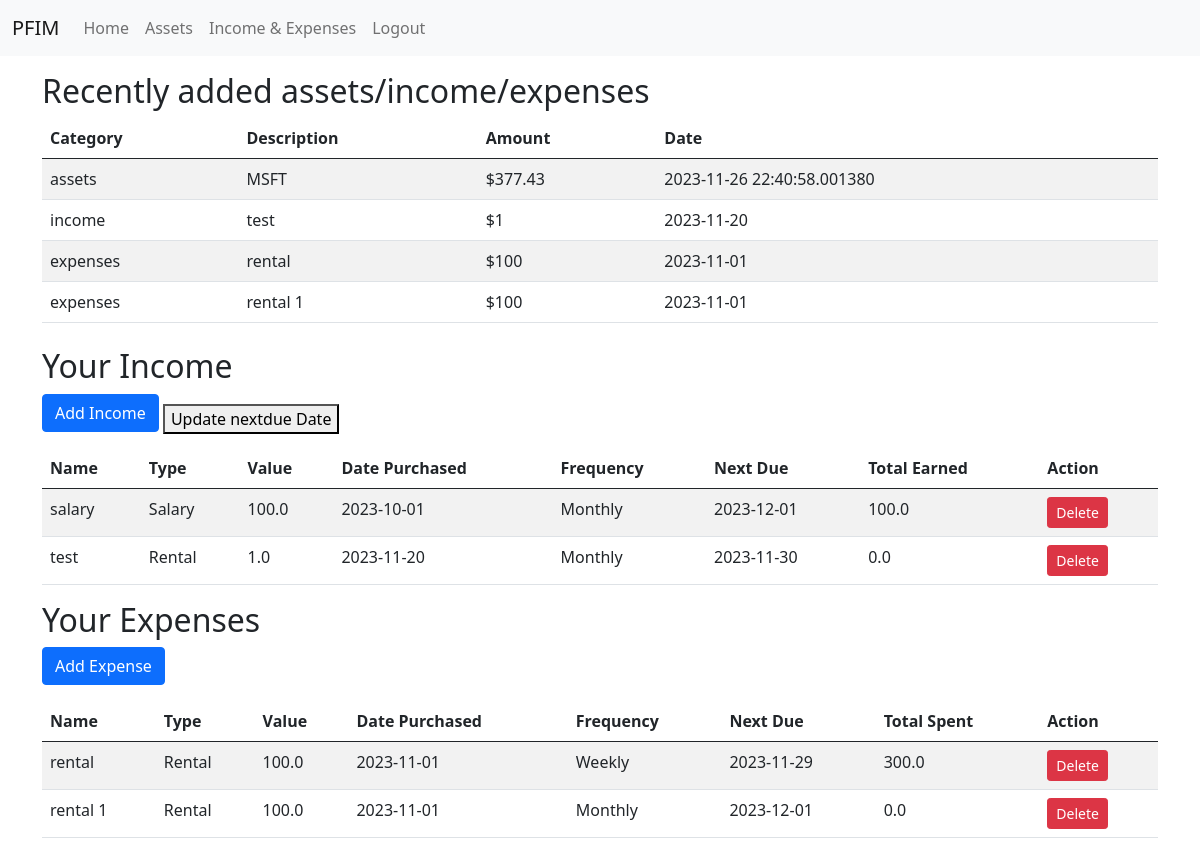
The app's page /incomeandexpenses (signed in), older data.
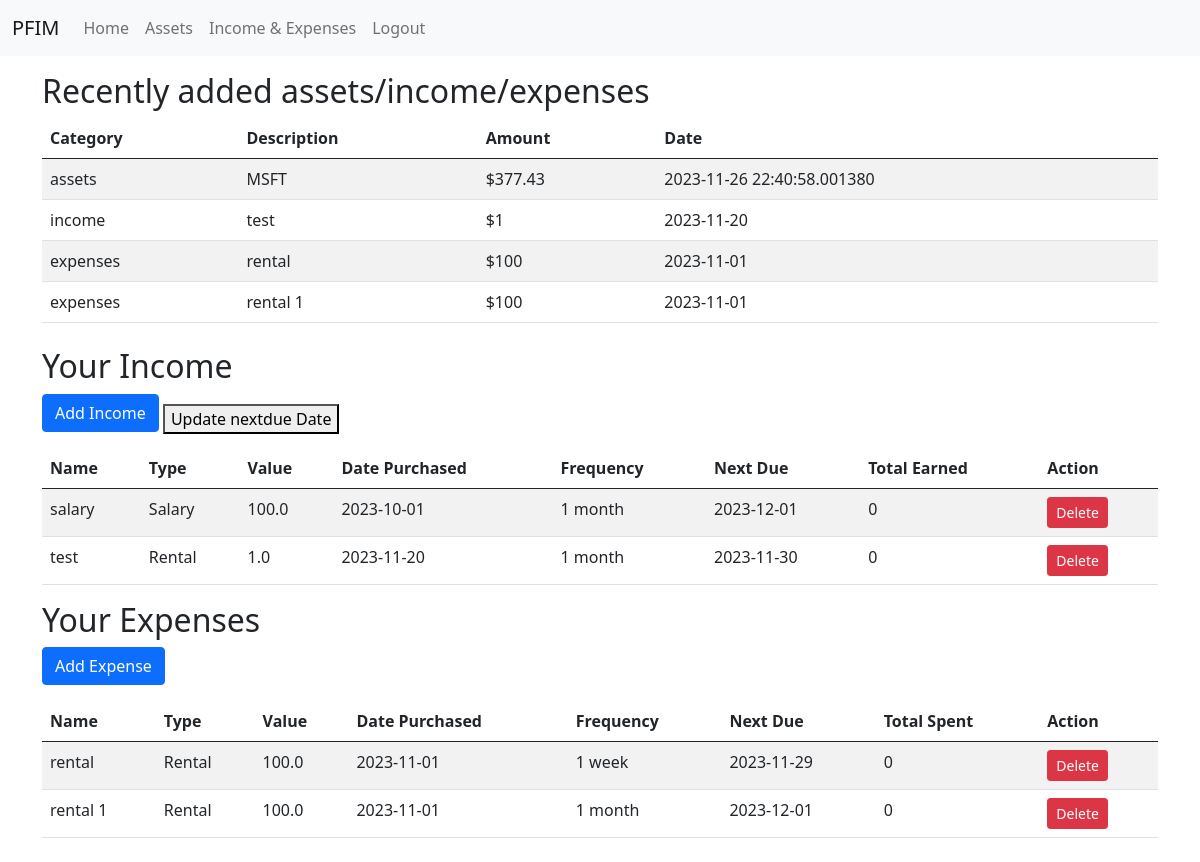
The same page, newer data.
### tables this page shows
CREATE TABLE income (
            incomeid INTEGER PRIMARY KEY AUTOINCREMENT,
            name VARCHAR(64) NOT NULL,
            value FLOAT NOT NULL,
            transactionid INTEGER REFERENCES transactions(transactionid),
            datepurchased TIMESTAMP,
            userid INTEGER REFERENCES users(userid),
            freqid INTEGER REFERENCES frequency(freqid),
            nextdue TIMESTAMP
        );

CREATE TABLE frequency (
            freqid INTEGER PRIMARY KEY AUTOINCREMENT,
            freqtype VARCHAR(64) NOT NULL
        );

CREATE TABLE expenses (
            expenseId INTEGER PRIMARY KEY AUTOINCREMENT,
            name VARCHAR(64) NOT NULL,
            value FLOAT NOT NULL,
            transactionid INTEGER REFERENCES transactions(transactionid),
            datepurchased TIMESTAMP,
            userid INTEGER REFERENCES users(userid),
            frequency INTEGER REFERENCES frequency(freqid),
            nextdue TIMESTAMP
        );

CREATE TABLE transactions (
            transactionid INTEGER PRIMARY KEY AUTOINCREMENT,
            type VARCHAR(64) NOT NULL,
            category VARCHAR(64)
        );

### index.py (the view)
@app.route('/incomeandexpenses')
def view_income_and_expenses():
    incomes = db.get_all_incomes(session['id'])
    expenses = db.get_all_expenses(session['id'])
    return render_template('incomeandexpenses.html', incomes=incomes, expenses=expenses)

### DBoperations.py (called while the page is built)
def get_db_connection():
    conn = sqlite3.connect(DATABASE, check_same_thread=False)
    return conn

def get_all_incomes(user_id):
    conn = get_db_connection()
    cur = conn.cursor()
    cur.execute("""
        SELECT
            i.incomeid,
            i.name,
            t.type,
            i.value,
            i.datepurchased,
            f.freqtype,
            i.nextdue
        FROM
            income i
        JOIN
            frequency f ON i.freqid = f.freqid
        JOIN
            transactions t ON i.transactionid = t.transactionid
        WHERE
            i.userid = ?;
    """, (user_id,))
    incomes = []
    for record in cur.fetchall():
        total_earned = calculate_total(record[3], record[4], record[5])
        incomes.append(record + (total_earned,))
    conn.close()
    print(incomes)
    return incomes

### templates/incomeandexpenses.html (shortened to what this page needs)
<!DOCTYPE html>
<html>
<head>
</head>
<body>
    {% include 'navbar.html' %}
    <div class="container mt-3">
        <h2>Recently added assets/income/expenses</h2>
        <table class="table table-striped">
            <thead>
                <tr>
                    <th>Category</th>
                    <th>Description</th>
                    <th>Amount</th>
                    <th>Date</th>
                </tr>
            </thead>
            <tbody id="api-data-table">
            </tbody>
        </table>
    </div>
    <div class="container my-4">
        <h2>Your Income</h2>
        <button onclick="location.href='/add_income'" class="btn btn-primary mb-3">Add Income</button>
        <button onclick="location.href='/update_nextdue'">Update nextdue Date</button>
        <table class="table table-striped table-hover">
            <thead>
                <tr>
                    <th>Name</th>
                    <th>Type</th>
                    <th>Value</th>
                    <th>Date Purchased</th>
                    <th>Frequency</th>
                    <th>Next Due</th>
                    <th>Total Earned</th>
                    <th>Action</th>
                </tr>
            </thead>
            <tbody>
                {% for income in incomes %}
                <tr>
                    <td>{{ income[1] }}</td>
                    <td>{{ income[2] }}</td>
                    <td>{{ income[3] }}</td>
                    <td>{{ income[4] }}</td>
                    <td>{{ income[5] }}</td>
                    <td>{{ income[6] }}</td>
                    <td>{{ income[7] }}</td>
                    <td>
                        <form action="/delete_income" method="post">
                            <button type="submit" class="btn btn-danger btn-sm">Delete</button>
                        </form>
                    </td>
                </tr>
                {% endfor %}
            </tbody>
        </table>
        <h2>Your Expenses</h2>
        <button onclick="location.href='/add_expense'" class="btn btn-primary mb-3">Add Expense</button>
        <table class="table table-striped table-hover">
            <thead>
                <tr>
                    <th>Name</th>
                    <th>Type</th>
                    <th>Value</th>
                    <th>Date Purchased</th>
                    <th>Frequency</th>
                    <th>Next Due</th>
                    <th>Total Spent</th>
                    <th>Action</th>
                </tr>
            </thead>
            <tbody>
                {% for expense in expenses %}
                <tr>
                    <td>{{ expense[1] }}</td>
                    <td>{{ expense[2] }}</td>
                    <td>{{ expense[3] }}</td>
                    <td>{{ expense[4] }}</td>
                    <td>{{ expense[5] }}</td>
                    <td>{{ expense[6] }}</td>
                    <td>{{ expense[7] }}</td>
                    <td>
                        <form action="/delete_expense" method="post">
                            <button type="submit" class="btn btn-danger btn-sm">Delete</button>
                        </form>
                    </td>
                </tr>
                {% endfor %}
            </tbody>
        </table>
    </div>
</body>
</html>

Row changes from the older to the newer data that the page shows:
changed through a linked row, income "salary": freqtype "Monthly" → "1 month"; value "100.0" → "0"
changed through a linked row, income "test": freqtype "Monthly" → "1 month"; income "0.0" → "0"
changed through a linked row, expenses "rental": freqtype "Weekly" → "1 week"; expense "300.0" → "0"
changed through a linked row, expenses "rental 1": freqtype "Monthly" → "1 month"; expense "0.0" → "0"
